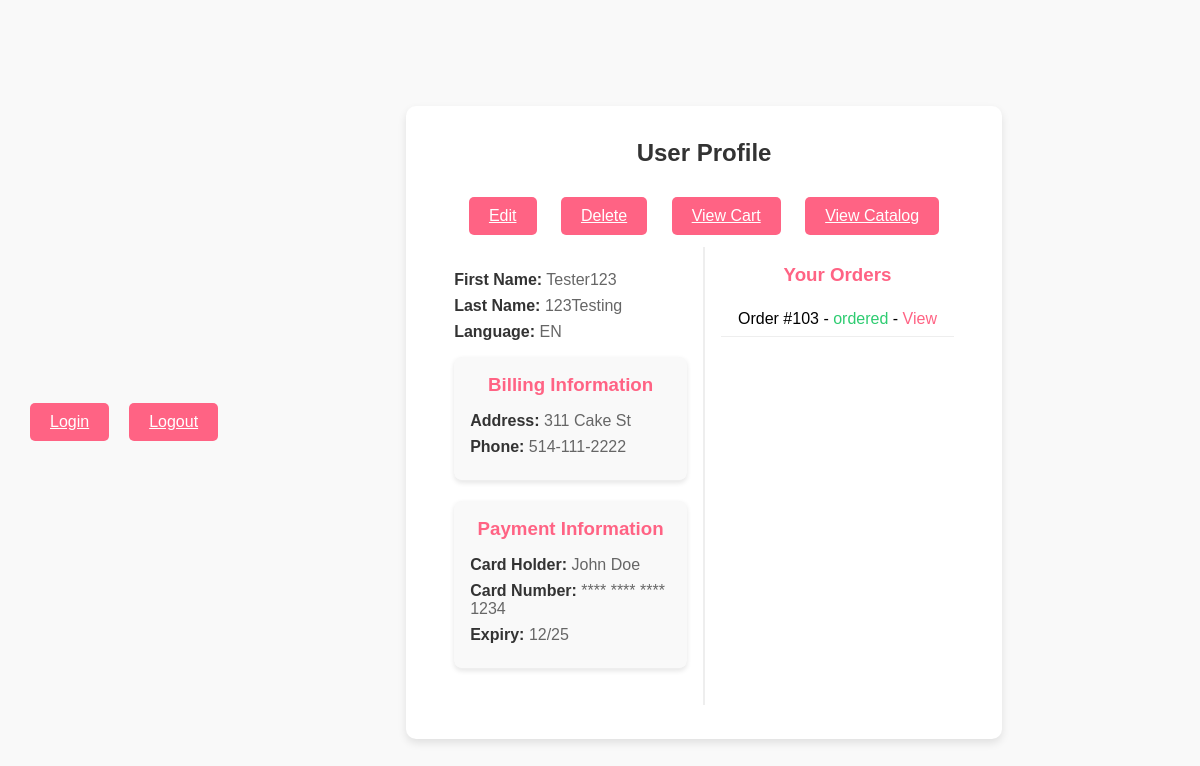
The app's page /Profile/index (signed in), older data.
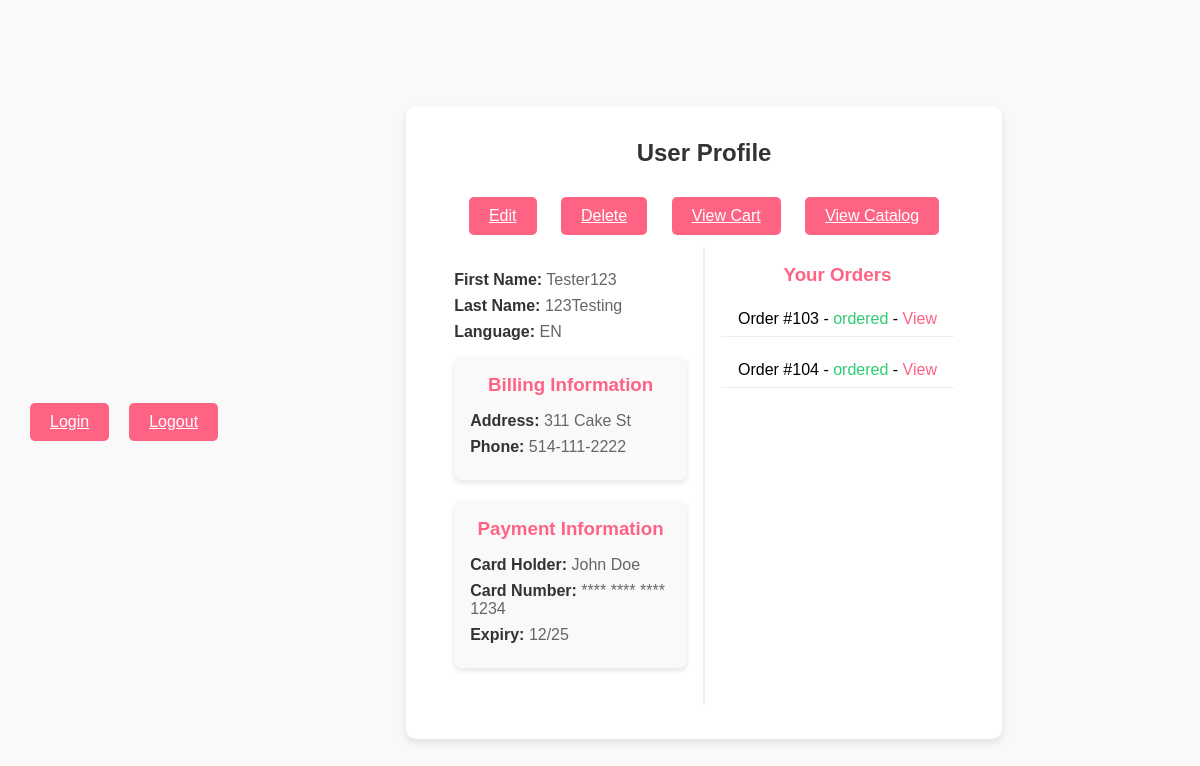
The same page, newer data.
### tables this page shows
CREATE TABLE `orders` (
  `order_id` int(11) NOT NULL,
  `cart_id` int(11) NOT NULL,
  `profile_id` int(11) NOT NULL,
  `date` date NOT NULL DEFAULT current_timestamp(),
  `status` enum('ordered','pending','delivery','completed') NOT NULL DEFAULT 'ordered'
);

### app/core/Controller.php (called while the page is built, shortened)
<?php
class Controller{
	function view($name, $data=null){
		include('app/views/' . $name . '.php');
	}
}

### app/controllers/Profile.php (called while the page is built, shortened)
<?php
class Profile extends \app\core\Controller{
	#[\app\filters\HasProfile]
	public function index(){
		$profile = new \app\models\Profile();
		$profile = $profile->getForUser($_SESSION['user_id']);
        $orders = new \app\models\Order();
        $orders = $orders->get($_SESSION['profile_id']);
		$payments = new \app\models\Payment();
		$payments = $payments->get($_SESSION['profile_id']);
		$this->view('Profile/index',[
            'orders' => $orders,
            'profile' => $profile,
			'payments' => $payments
        ]);
	}
}

### app/core/App.php (called while the page is built, shortened)
<?php
class App{
    private $routes = [];
    public function addRoute($url,$handler){
        $url = preg_replace('/{([^\/]+)}/', '(?<$1>[^\/]+)', $url);
        $this->routes[$url] = $handler;
    }
    public function resolve($url){
        $matches = [];
        foreach ($this->routes as $routePattern => $controllerMethod) {
            if(preg_match("#^$routePattern$#", $url, $matches)){
                $namedParams = array_filter($matches,
                    function($key) {
                        return !is_numeric($key);
                    }
                    , ARRAY_FILTER_USE_KEY);
                return [$controllerMethod, $namedParams];
            }
        }
        return false;
    }
    function __construct(){
        $url = $_GET['url'];
        [$controllerMethod, $namedParams] = $this->resolve($url);
        [$controller,$method] = explode(',', $controllerMethod);
        $controllerInstance = new $controller();
        call_user_func_array([$controllerInstance, $method], $namedParams);
    }
}

### index.php (called while the page is built, shortened)
<?php
new App();

### app/models/Profile.php (called while the page is built, shortened)
<?php
class Profile extends \app\core\Model{
	public function getForUser($user_id){
		$SQL = 'SELECT * FROM profile WHERE user_id = :user_id';
		$STMT = self::$_conn->prepare($SQL);
		$STMT->execute(
			['user_id'=>$user_id]
		);
		$STMT->setFetchMode(PDO::FETCH_CLASS,'app\models\profile');
		return $STMT->fetch();
	}
}

### app/core/autoload.php (called while the page is built, shortened)
<?php
spl_autoload_register(
    function($class_name){
        $class_name = str_replace('\\', DIRECTORY_SEPARATOR, $class_name);
        if(file_exists($class_name.'.php')){
            return true;
        }
        else
        {
            return false;
        }
    }
);

### app/models/Order.php (called while the page is built, shortened)
<?php
Class Order extends \app\core\Model{
    public function get($profile_id) {
        $SQL = "SELECT * FROM orders WHERE profile_id = :profile_id";
        $STMT = self::$_conn->prepare($SQL);
        $STMT->execute(['profile_id'=>$profile_id]);
        $STMT->setFetchMode(\PDO::FETCH_CLASS,'app\models\Order');
        return $STMT->fetchAll();
    }
}

### app/views/Profile/index.php (the view, shortened to what this page needs)
<html lang="en">
<head>
    <link rel="stylesheet" href="\css\base.css">
    <link rel="stylesheet" href="\css\profile.css">
    <link rel="stylesheet" href="\css\product.css">
</head>
<body>
    <a href="/User/login" class="add-to-cart-btn">Login</a>
    <a href="/User/logout" class="add-to-cart-btn">Logout</a>
    <div class="profile-container">
        <h2>User Profile</h2>
        <a href="/Profile/edit" class="add-to-cart-btn">Edit</a>
        <a href="/Profile/delete" class="add-to-cart-btn">Delete</a>
        <a href="/Cart/index" class="add-to-cart-btn">View Cart</a>
        <a href="/Cake/catalog" class="add-to-cart-btn">View Catalog</a>
        <div class="profile-flex">
            <div class="profile-sidebar">
                <div class="profile-info">
                    <p><strong>First Name:</strong> <?= $profile->first_name ?></p>
                    <p><strong>Last Name:</strong> <?= $profile->last_name ?></p>
                    <p><strong>Language:</strong> <?= $profile->language_preference ?></p>
                    <section class="billing-info">
                        <h3>Billing Information</h3>
                        <p><strong>Address:</strong> <?= $profile->address ?></p>
                        <p><strong>Phone:</strong> <?= $profile->phone_number ?></p>
                    </section>
                    <section class="payment-info">
                        <h3>Payment Information</h3>
                        <p><strong>Card Holder:</strong> John Doe</p>
                        <p><strong>Card Number:</strong> **** **** **** 1234</p>
                        <p><strong>Expiry:</strong> 12/25</p>
                    </section>
                </div>
            </div>
            <div class="profile-main">
                <section class="profile-orders">
                    <h3>Your Orders</h3>
                    <ul class="order-list">
                        <?php foreach ($orders as $order) {?>
                        <li>Order #10<?=$order->order_id ?> - <span><?= $order->status ?></span> - <a href="/Order/seeOrder/<?= $order->cart_id ?>">View</a></li>
                        <?php } ?>
                    </ul>
                </section>
            </div>
        </div>
    </div>
</body>
</html>

Row changes from the older to the newer data that the page shows:
added orders: order_id "4", status "ordered"
